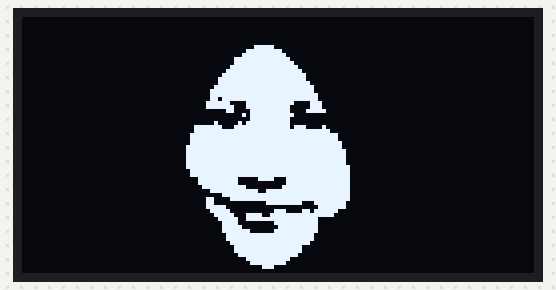
Recording of a sketch running on a simulated Arduino Uno, built with avr-gcc and run on an emulated ATmega328P. Shown: 128×64 one-colour display.

Above: at 2.1 s.
At 5.1 s:
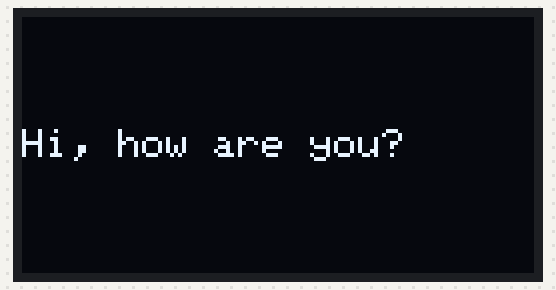
At 10.4 s:
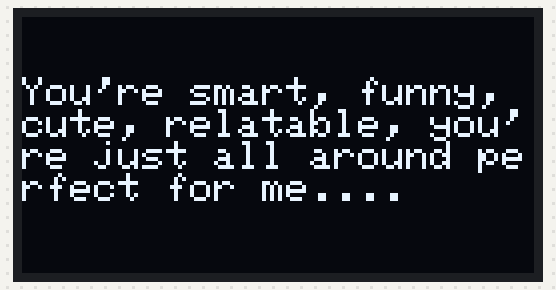
At 18.3 s:
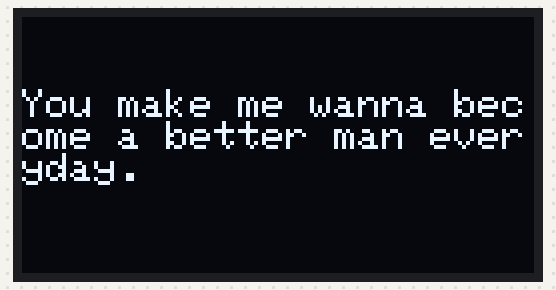
At 26.3 s:
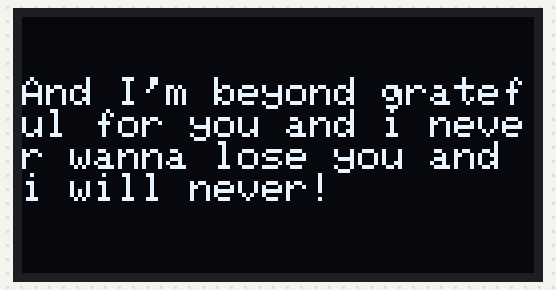
At 35.4 s:
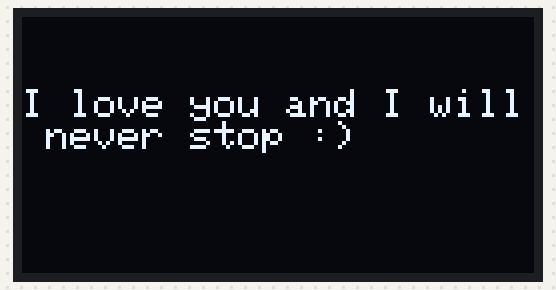

Measured:
- what the display in image 0 shows lasts 3.0 s, from 2.1 s to 5.1 s
- what the display in image 1 shows lasts 2.4 s, from 5.1 s to 7.5 s
- what the display in image 2 shows lasts 4.8 s, from 10.4 s to 15.2 s
- what the display in image 3 shows lasts 4.1 s, from 18.2 s to 22.3 s
- what the display in image 4 shows lasts 5.0 s, from 26.3 s to 31.3 s

The sketch:

eci.ino
```cpp
#include <SPI.h>
#include <Wire.h>
#include <Adafruit_GFX.h>
#include <Adafruit_SSD1306.h>
#define SCREEN_WIDTH 128
#define SCREEN_HEIGHT 64
Adafruit_SSD1306 display(SCREEN_WIDTH, SCREEN_HEIGHT, &Wire, -1);

// Bitmap of Eci Image
const unsigned char Eci[] PROGMEM = {
  // 'Snipaste_2022-03-01_15-49-03, 128x64px
  0x00, 0x00, 0x00, 0x00, 0x00, 0x00, 0x00, 0x00, 0x00, 0x00, 0x00, 0x00, 0x00, 0x00, 0x00, 0x00,
  0x00, 0x00, 0x00, 0x00, 0x00, 0x00, 0x00, 0x00, 0x00, 0x00, 0x00, 0x00, 0x00, 0x00, 0x00, 0x00,
  0x00, 0x00, 0x00, 0x00, 0x00, 0x00, 0x00, 0x00, 0x00, 0x00, 0x00, 0x00, 0x00, 0x00, 0x00, 0x00,
  0x00, 0x00, 0x00, 0x00, 0x00, 0x00, 0x00, 0x00, 0x00, 0x00, 0x00, 0x00, 0x00, 0x00, 0x00, 0x00,
  0x00, 0x00, 0x00, 0x00, 0x00, 0x00, 0x00, 0x00, 0x00, 0x00, 0x00, 0x00, 0x00, 0x00, 0x00, 0x00,
  0x00, 0x00, 0x00, 0x00, 0x00, 0x00, 0x00, 0x00, 0x00, 0x00, 0x00, 0x00, 0x00, 0x00, 0x00, 0x00,
  0x00, 0x00, 0x00, 0x00, 0x00, 0x00, 0x00, 0x00, 0x00, 0x00, 0x00, 0x00, 0x00, 0x00, 0x00, 0x00,
  0x00, 0x00, 0x00, 0x00, 0x00, 0x00, 0x00, 0x3e, 0x00, 0x00, 0x00, 0x00, 0x00, 0x00, 0x00, 0x00,
  0x00, 0x00, 0x00, 0x00, 0x00, 0x00, 0x00, 0xff, 0x80, 0x00, 0x00, 0x00, 0x00, 0x00, 0x00, 0x00,
  0x00, 0x00, 0x00, 0x00, 0x00, 0x00, 0x01, 0xff, 0xc0, 0x00, 0x00, 0x00, 0x00, 0x00, 0x00, 0x00,
  0x00, 0x00, 0x00, 0x00, 0x00, 0x00, 0x07, 0xff, 0xe0, 0x00, 0x00, 0x00, 0x00, 0x00, 0x00, 0x00,
  0x00, 0x00, 0x00, 0x00, 0x00, 0x00, 0x07, 0xff, 0xf0, 0x00, 0x00, 0x00, 0x00, 0x00, 0x00, 0x00,
  0x00, 0x00, 0x00, 0x00, 0x00, 0x00, 0x0f, 0xff, 0xf8, 0x00, 0x00, 0x00, 0x00, 0x00, 0x00, 0x00,
  0x00, 0x00, 0x00, 0x00, 0x00, 0x00, 0x1f, 0xff, 0xfc, 0x00, 0x00, 0x00, 0x00, 0x00, 0x00, 0x00,
  0x00, 0x00, 0x00, 0x00, 0x00, 0x00, 0x3f, 0xff, 0xfe, 0x00, 0x00, 0x00, 0x00, 0x00, 0x00, 0x00,
  0x00, 0x00, 0x00, 0x00, 0x00, 0x00, 0x7f, 0xff, 0xfe, 0x00, 0x00, 0x00, 0x00, 0x00, 0x00, 0x00,
  0x00, 0x00, 0x00, 0x00, 0x00, 0x00, 0x7f, 0xff, 0xff, 0x00, 0x00, 0x00, 0x00, 0x00, 0x00, 0x00,
  0x00, 0x00, 0x00, 0x00, 0x00, 0x00, 0xff, 0xff, 0xff, 0x80, 0x00, 0x00, 0x00, 0x00, 0x00, 0x00,
  0x00, 0x00, 0x00, 0x00, 0x00, 0x01, 0xff, 0xff, 0xff, 0x80, 0x00, 0x00, 0x00, 0x00, 0x00, 0x00,
  0x00, 0x00, 0x00, 0x00, 0x00, 0x01, 0xff, 0xff, 0xff, 0xc0, 0x00, 0x00, 0x00, 0x00, 0x00, 0x00,
  0x00, 0x00, 0x00, 0x00, 0x00, 0x01, 0xbf, 0xff, 0xff, 0xc0, 0x00, 0x00, 0x00, 0x00, 0x00, 0x00,
  0x00, 0x00, 0x00, 0x00, 0x00, 0x03, 0xf0, 0xff, 0xf0, 0xe0, 0x00, 0x00, 0x00, 0x00, 0x00, 0x00,
  0x00, 0x00, 0x00, 0x00, 0x00, 0x03, 0xf8, 0xff, 0xe0, 0xe0, 0x00, 0x00, 0x00, 0x00, 0x00, 0x00,
  0x00, 0x00, 0x00, 0x00, 0x00, 0x00, 0x18, 0x7f, 0xe1, 0xf0, 0x00, 0x00, 0x00, 0x00, 0x00, 0x00,
  0x00, 0x00, 0x00, 0x00, 0x00, 0x00, 0x01, 0x7f, 0xf0, 0x00, 0x00, 0x00, 0x00, 0x00, 0x00, 0x00,
  0x00, 0x00, 0x00, 0x00, 0x00, 0x00, 0x00, 0x7f, 0xe0, 0x00, 0x00, 0x00, 0x00, 0x00, 0x00, 0x00,
  0x00, 0x00, 0x00, 0x00, 0x00, 0x00, 0x82, 0xff, 0xe0, 0x00, 0x00, 0x00, 0x00, 0x00, 0x00, 0x00,
  0x00, 0x00, 0x00, 0x00, 0x00, 0x1f, 0xc7, 0xff, 0xee, 0x10, 0x00, 0x00, 0x00, 0x00, 0x00, 0x00,
  0x00, 0x00, 0x00, 0x00, 0x00, 0x1f, 0xff, 0xff, 0xff, 0xf8, 0x00, 0x00, 0x00, 0x00, 0x00, 0x00,
  0x00, 0x00, 0x00, 0x00, 0x00, 0x3f, 0xff, 0xff, 0xff, 0xfe, 0x00, 0x00, 0x00, 0x00, 0x00, 0x00,
  0x00, 0x00, 0x00, 0x00, 0x00, 0x3f, 0xff, 0xff, 0xff, 0xfe, 0x00, 0x00, 0x00, 0x00, 0x00, 0x00,
  0x00, 0x00, 0x00, 0x00, 0x00, 0x3f, 0xff, 0xff, 0xff, 0xff, 0x00, 0x00, 0x00, 0x00, 0x00, 0x00,
  0x00, 0x00, 0x00, 0x00, 0x00, 0x7f, 0xff, 0xff, 0xff, 0xff, 0x00, 0x00, 0x00, 0x00, 0x00, 0x00,
  0x00, 0x00, 0x00, 0x00, 0x00, 0x7f, 0xff, 0xff, 0xff, 0xff, 0x80, 0x00, 0x00, 0x00, 0x00, 0x00,
  0x00, 0x00, 0x00, 0x00, 0x00, 0x7f, 0xff, 0xff, 0xff, 0xff, 0x80, 0x00, 0x00, 0x00, 0x00, 0x00,
  0x00, 0x00, 0x00, 0x00, 0x00, 0x7f, 0xff, 0xff, 0xff, 0xff, 0x80, 0x00, 0x00, 0x00, 0x00, 0x00,
  0x00, 0x00, 0x00, 0x00, 0x00, 0x7f, 0xff, 0xff, 0xff, 0xff, 0x80, 0x00, 0x00, 0x00, 0x00, 0x00,
  0x00, 0x00, 0x00, 0x00, 0x00, 0x7f, 0xff, 0xff, 0xff, 0xff, 0xc0, 0x00, 0x00, 0x00, 0x00, 0x00,
  0x00, 0x00, 0x00, 0x00, 0x00, 0x3f, 0xff, 0xff, 0xff, 0xff, 0xc0, 0x00, 0x00, 0x00, 0x00, 0x00,
  0x00, 0x00, 0x00, 0x00, 0x00, 0x3f, 0xff, 0xff, 0xff, 0xff, 0xc0, 0x00, 0x00, 0x00, 0x00, 0x00,
  0x00, 0x00, 0x00, 0x00, 0x00, 0x0f, 0xfc, 0x1e, 0x3f, 0xff, 0xc0, 0x00, 0x00, 0x00, 0x00, 0x00,
  0x00, 0x00, 0x00, 0x00, 0x00, 0x0f, 0xfc, 0x00, 0x3f, 0xff, 0xc0, 0x00, 0x00, 0x00, 0x00, 0x00,
  0x00, 0x00, 0x00, 0x00, 0x00, 0x07, 0xff, 0x00, 0x7f, 0xff, 0xc0, 0x00, 0x00, 0x00, 0x00, 0x00,
  0x00, 0x00, 0x00, 0x00, 0x00, 0x01, 0xff, 0xe7, 0xff, 0xff, 0xc0, 0x00, 0x00, 0x00, 0x00, 0x00,
  0x00, 0x00, 0x00, 0x00, 0x00, 0x00, 0x3f, 0xff, 0xff, 0xff, 0xc0, 0x00, 0x00, 0x00, 0x00, 0x00,
  0x00, 0x00, 0x00, 0x00, 0x00, 0x03, 0x0f, 0xff, 0xff, 0xff, 0xc0, 0x00, 0x00, 0x00, 0x00, 0x00,
  0x00, 0x00, 0x00, 0x00, 0x00, 0x03, 0x00, 0x07, 0xfc, 0x7f, 0x80, 0x00, 0x00, 0x00, 0x00, 0x00,
  0x00, 0x00, 0x00, 0x00, 0x00, 0x03, 0xe0, 0x00, 0x00, 0x3f, 0x80, 0x00, 0x00, 0x00, 0x00, 0x00,
  0x00, 0x00, 0x00, 0x00, 0x00, 0x01, 0xf0, 0x01, 0xc3, 0x7e, 0x00, 0x00, 0x00, 0x00, 0x00, 0x00,
  0x00, 0x00, 0x00, 0x00, 0x00, 0x00, 0xf8, 0xf3, 0xff, 0xfc, 0x00, 0x00, 0x00, 0x00, 0x00, 0x00,
  0x00, 0x00, 0x00, 0x00, 0x00, 0x00, 0x7c, 0xff, 0xff, 0xc0, 0x00, 0x00, 0x00, 0x00, 0x00, 0x00,
  0x00, 0x00, 0x00, 0x00, 0x00, 0x00, 0x3c, 0x01, 0xff, 0xc0, 0x00, 0x00, 0x00, 0x00, 0x00, 0x00,
  0x00, 0x00, 0x00, 0x00, 0x00, 0x00, 0x3e, 0x00, 0xff, 0xc0, 0x00, 0x00, 0x00, 0x00, 0x00, 0x00,
  0x00, 0x00, 0x00, 0x00, 0x00, 0x00, 0x3f, 0x81, 0xff, 0xc0, 0x00, 0x00, 0x00, 0x00, 0x00, 0x00,
  0x00, 0x00, 0x00, 0x00, 0x00, 0x00, 0x1f, 0xff, 0xff, 0x80, 0x00, 0x00, 0x00, 0x00, 0x00, 0x00,
  0x00, 0x00, 0x00, 0x00, 0x00, 0x00, 0x1f, 0xff, 0xff, 0x80, 0x00, 0x00, 0x00, 0x00, 0x00, 0x00,
  0x00, 0x00, 0x00, 0x00, 0x00, 0x00, 0x0f, 0xff, 0xff, 0x00, 0x00, 0x00, 0x00, 0x00, 0x00, 0x00,
  0x00, 0x00, 0x00, 0x00, 0x00, 0x00, 0x07, 0xff, 0xfc, 0x00, 0x00, 0x00, 0x00, 0x00, 0x00, 0x00,
  0x00, 0x00, 0x00, 0x00, 0x00, 0x00, 0x07, 0xff, 0xfc, 0x00, 0x00, 0x00, 0x00, 0x00, 0x00, 0x00,
  0x00, 0x00, 0x00, 0x00, 0x00, 0x00, 0x03, 0xff, 0xf8, 0x00, 0x00, 0x00, 0x00, 0x00, 0x00, 0x00,
  0x00, 0x00, 0x00, 0x00, 0x00, 0x00, 0x00, 0xff, 0xe0, 0x00, 0x00, 0x00, 0x00, 0x00, 0x00, 0x00,
  0x00, 0x00, 0x00, 0x00, 0x00, 0x00, 0x00, 0x7f, 0xc0, 0x00, 0x00, 0x00, 0x00, 0x00, 0x00, 0x00,
  0x00, 0x00, 0x00, 0x00, 0x00, 0x00, 0x00, 0x0e, 0x00, 0x00, 0x00, 0x00, 0x00, 0x00, 0x00, 0x00,
  0x00, 0x00, 0x00, 0x00, 0x00, 0x00, 0x00, 0x00, 0x00, 0x00, 0x00, 0x00, 0x00, 0x00, 0x00, 0x00
};

// Bitmap of EciAndMe Image
const unsigned char EciAndMe[] PROGMEM = {
  0x00, 0x00, 0x00, 0x00, 0x00, 0x00, 0x00, 0x00, 0x00, 0x00, 0x00, 0x00, 0x00, 0x00, 0x00, 0x00,
  0x00, 0x00, 0x00, 0x00, 0x00, 0x00, 0x00, 0x00, 0x00, 0x00, 0x00, 0x00, 0x00, 0x00, 0x00, 0x00,
  0x00, 0x00, 0x00, 0x00, 0x00, 0x00, 0x00, 0x00, 0x00, 0x00, 0x00, 0x00, 0x00, 0x00, 0x00, 0x00,
  0x00, 0x00, 0x00, 0x00, 0x00, 0x00, 0x00, 0x00, 0x00, 0x00, 0x80, 0x00, 0x00, 0x00, 0x00, 0x00,
  0x00, 0x00, 0x00, 0x00, 0x00, 0x00, 0x00, 0x00, 0x00, 0x80, 0x00, 0x00, 0x00, 0x00, 0x00, 0x00,
  0x00, 0x00, 0x00, 0x00, 0x00, 0x00, 0x00, 0x00, 0x00, 0x00, 0x00, 0x00, 0x00, 0x00, 0x00, 0x00,
  0x00, 0x00, 0x00, 0x00, 0x00, 0x00, 0x00, 0x00, 0x00, 0x00, 0x00, 0x00, 0x00, 0x00, 0x00, 0x00,
  0x00, 0x00, 0x00, 0x00, 0x00, 0x03, 0x00, 0x00, 0x00, 0x00, 0x00, 0x00, 0x00, 0x00, 0x00, 0x00,
  0x00, 0x00, 0x00, 0x00, 0x00, 0x00, 0x00, 0x00, 0x00, 0x00, 0x00, 0x00, 0x00, 0x00, 0x00, 0x00,
  0x00, 0x00, 0x00, 0x00, 0x01, 0x00, 0x00, 0x00, 0x00, 0x00, 0x00, 0x00, 0x00, 0x00, 0x00, 0x00,
  0x00, 0x00, 0x00, 0x00, 0x04, 0x00, 0x00, 0x00, 0x00, 0x00, 0x00, 0x00, 0x00, 0x00, 0x00, 0x00,
  0x00, 0x00, 0x00, 0x00, 0x00, 0x00, 0x00, 0x00, 0x00, 0x00, 0x00, 0x00, 0x00, 0x00, 0x00, 0x00,
  0x00, 0x00, 0x00, 0x00, 0x00, 0x00, 0x00, 0x00, 0x00, 0x00, 0x00, 0x00, 0x00, 0x00, 0x00, 0x00,
  0x00, 0x00, 0x00, 0x00, 0x00, 0x00, 0x00, 0x00, 0x00, 0x00, 0x00, 0x00, 0x00, 0x00, 0x00, 0x00,
  0x00, 0x00, 0x00, 0x00, 0x00, 0x00, 0x00, 0x00, 0x00, 0x00, 0x00, 0x00, 0x00, 0x00, 0x00, 0x00,
  0x00, 0x00, 0x00, 0x01, 0x00, 0x00, 0x00, 0x00, 0x00, 0x00, 0x00, 0x00, 0x00, 0x00, 0x00, 0x00,
  0x00, 0x00, 0x00, 0x00, 0x00, 0x00, 0x00, 0x00, 0x00, 0x00, 0x00, 0x00, 0x00, 0x00, 0x00, 0x00,
  0x00, 0x00, 0x00, 0x00, 0x00, 0x00, 0x02, 0xf0, 0x00, 0x00, 0x00, 0x00, 0x00, 0x00, 0x00, 0x00,
  0x00, 0x00, 0x00, 0x00, 0x00, 0x00, 0x03, 0xfc, 0x00, 0x04, 0x00, 0x00, 0xe0, 0x00, 0x00, 0x00,
  0x00, 0x00, 0x00, 0x00, 0x00, 0x00, 0x07, 0xfe, 0x00, 0x0f, 0xc0, 0x0f, 0xf0, 0x00, 0x00, 0x00,
  0x00, 0x00, 0x00, 0x00, 0x00, 0x00, 0x0f, 0xff, 0x00, 0x0f, 0xf0, 0x1f, 0xf0, 0x00, 0x00, 0x00,
  0x00, 0x00, 0x00, 0x00, 0x00, 0x00, 0x1f, 0xff, 0x00, 0x1f, 0xff, 0x3f, 0xf0, 0x00, 0x00, 0x00,
  0x00, 0x00, 0x00, 0x00, 0x00, 0x00, 0x1f, 0xff, 0x80, 0x1f, 0xff, 0xff, 0xf0, 0x00, 0x00, 0x00,
  0x00, 0x00, 0x00, 0x00, 0x00, 0x00, 0x3f, 0xff, 0x80, 0x1f, 0xff, 0xff, 0xf0, 0x00, 0x00, 0x00,
  0x00, 0x00, 0x00, 0x00, 0x00, 0x00, 0x7f, 0xff, 0x80, 0x3f, 0xff, 0xff, 0xf0, 0x00, 0x00, 0x00,
  0x00, 0x00, 0x00, 0x00, 0x00, 0x00, 0x7f, 0xff, 0xc0, 0x3f, 0xff, 0xff, 0xf0, 0x00, 0x00, 0x00,
  0x00, 0x00, 0x00, 0x00, 0x00, 0x00, 0xff, 0xff, 0xc0, 0x1f, 0xff, 0xff, 0xf0, 0x00, 0x00, 0x00,
  0x00, 0x00, 0x00, 0x00, 0x00, 0x00, 0xbf, 0xff, 0xe0, 0x3f, 0xff, 0xff, 0xf8, 0x00, 0x00, 0x00,
  0x00, 0x00, 0x00, 0x00, 0x00, 0x01, 0xf7, 0xff, 0xe0, 0x3f, 0xff, 0xff, 0xf8, 0x00, 0x00, 0x00,
  0x00, 0x00, 0x00, 0x00, 0x00, 0x03, 0xff, 0xfe, 0x00, 0x1f, 0xff, 0xff, 0xf8, 0x00, 0x00, 0x00,
  0x00, 0x00, 0x00, 0x00, 0x00, 0x02, 0xff, 0xfc, 0x00, 0x07, 0xff, 0xe0, 0xb9, 0x00, 0x00, 0x00,
  0x00, 0x00, 0x00, 0x00, 0x00, 0x00, 0x03, 0xff, 0xe0, 0x00, 0xff, 0x80, 0x39, 0x00, 0x00, 0x00,
  0x00, 0x00, 0x00, 0x00, 0x00, 0x00, 0x1b, 0xff, 0x40, 0x00, 0x3e, 0x00, 0x1b, 0x00, 0x00, 0x00,
  0x00, 0x00, 0x00, 0x00, 0x00, 0x01, 0x1b, 0xfc, 0x40, 0x00, 0x08, 0x03, 0xfb, 0x00, 0x00, 0x00,
  0x00, 0x00, 0x00, 0x00, 0x00, 0x0f, 0xff, 0xfc, 0x40, 0x00, 0x1c, 0x20, 0x3b, 0x00, 0x00, 0x00,
  0x00, 0x00, 0x00, 0x00, 0x00, 0x1f, 0xff, 0xfc, 0x40, 0x00, 0x1c, 0x22, 0x7e, 0x00, 0x00, 0x00,
  0x00, 0x00, 0x00, 0x00, 0x00, 0x1f, 0xff, 0xff, 0x60, 0x20, 0x1f, 0x3f, 0xfe, 0x00, 0x00, 0x00,
  0x00, 0x00, 0x00, 0x00, 0x00, 0x3f, 0xff, 0xff, 0xf0, 0x00, 0xbf, 0x9f, 0xfe, 0x00, 0x00, 0x00,
  0x00, 0x00, 0x00, 0x00, 0x00, 0x3f, 0xff, 0xff, 0xf0, 0x01, 0xbf, 0xff, 0xfc, 0x00, 0x00, 0x00,
  0x00, 0x00, 0x00, 0x00, 0x00, 0x3f, 0xff, 0xff, 0xf8, 0xff, 0xff, 0xff, 0xfc, 0x00, 0x00, 0x00,
  0x00, 0x00, 0x00, 0x00, 0x00, 0x7f, 0xff, 0xff, 0xf8, 0xff, 0xff, 0xff, 0xf8, 0x00, 0x00, 0x00,
  0x00, 0x00, 0x00, 0x00, 0x00, 0x7f, 0xff, 0xff, 0xf8, 0xff, 0xff, 0xff, 0xf0, 0x00, 0x00, 0x00,
  0x00, 0x00, 0x00, 0x00, 0x00, 0x7f, 0xff, 0xff, 0xf8, 0xfe, 0xff, 0xff, 0xf0, 0x00, 0x00, 0x00,
  0x00, 0x00, 0x00, 0x00, 0x00, 0x7f, 0xff, 0xff, 0xf8, 0x7e, 0xff, 0xff, 0xe0, 0x00, 0x00, 0x00,
  0x00, 0x00, 0x00, 0x00, 0x00, 0x7f, 0xff, 0x09, 0xf0, 0x3f, 0xff, 0xff, 0xc0, 0x00, 0x00, 0x00,
  0x00, 0x00, 0x00, 0x00, 0x00, 0xff, 0xff, 0xfb, 0xf0, 0x3f, 0xff, 0xff, 0x80, 0x00, 0x00, 0x00,
  0x00, 0x00, 0x00, 0x00, 0x00, 0xff, 0xff, 0xff, 0xf0, 0x3e, 0x1e, 0xff, 0xc0, 0x00, 0x00, 0x00,
  0x00, 0x00, 0x00, 0x00, 0x00, 0xff, 0xff, 0xff, 0xe0, 0x07, 0x07, 0xfe, 0x00, 0x00, 0x00, 0x00,
  0x00, 0x00, 0x00, 0x00, 0x00, 0xff, 0xff, 0xff, 0xc0, 0x07, 0x83, 0xfc, 0x00, 0x00, 0x00, 0x00,
  0x00, 0x00, 0x00, 0x00, 0x00, 0xff, 0xff, 0xff, 0xc0, 0x00, 0xff, 0xfe, 0x00, 0x00, 0x00, 0x00,
  0x00, 0x00, 0x00, 0x00, 0x00, 0xff, 0xf8, 0x4f, 0x80, 0x01, 0x9f, 0xfc, 0x00, 0x00, 0x00, 0x00,
  0x00, 0x00, 0x00, 0x00, 0x01, 0xff, 0xf8, 0x0f, 0x80, 0x00, 0x00, 0xb8, 0x00, 0x00, 0x00, 0x00,
  0x00, 0x00, 0x00, 0x00, 0x01, 0xff, 0xff, 0x81, 0x00, 0x00, 0x00, 0x00, 0x00, 0x00, 0x00, 0x00,
  0x00, 0x00, 0x00, 0x00, 0x01, 0xff, 0xff, 0xf6, 0x00, 0x01, 0x80, 0x30, 0x00, 0x00, 0x00, 0x00,
  0x00, 0x00, 0x00, 0x00, 0x01, 0xff, 0xf7, 0xe4, 0x00, 0x00, 0x00, 0xf0, 0x00, 0x00, 0x00, 0x00,
  0x00, 0x20, 0x00, 0x00, 0x01, 0xff, 0xf4, 0x08, 0x00, 0x00, 0x00, 0xe0, 0x00, 0x00, 0x00, 0x00,
  0x05, 0xa8, 0x00, 0x00, 0x00, 0xff, 0xf8, 0x18, 0x00, 0x00, 0x02, 0x00, 0x00, 0x00, 0x00, 0x00,
  0x0f, 0xea, 0x00, 0x00, 0x00, 0x7f, 0xf0, 0x38, 0x00, 0x00, 0x00, 0x40, 0x00, 0x00, 0x00, 0x00,
  0x3f, 0xfb, 0x00, 0x00, 0x00, 0x3f, 0xf0, 0xf0, 0x00, 0x00, 0x02, 0x00, 0x00, 0x00, 0x00, 0x00,
  0xff, 0xfd, 0x00, 0x00, 0x00, 0x1f, 0xff, 0xe0, 0x00, 0x00, 0x28, 0x01, 0x00, 0x00, 0x00, 0x00,
  0xff, 0xff, 0x00, 0x00, 0x00, 0x0f, 0xff, 0xe0, 0x00, 0x00, 0x00, 0x03, 0x80, 0x00, 0x00, 0x00,
  0xff, 0xfc, 0xc0, 0x00, 0x00, 0x07, 0xff, 0xe0, 0x00, 0x01, 0xbc, 0x07, 0x80, 0x00, 0x00, 0x00,
  0xff, 0xff, 0xc0, 0x00, 0x00, 0x03, 0xff, 0x80, 0x00, 0x17, 0xff, 0x9f, 0x00, 0x00, 0x00, 0x00,
  0xff, 0xff, 0xe0, 0x00, 0x00, 0x00, 0x7f, 0x00, 0x00, 0x5d, 0xff, 0xfe, 0x00, 0x00, 0x00, 0x00
};

void setup() {
  Serial.begin(115200);

  if(!display.begin(SSD1306_SWITCHCAPVCC, 0x3C)) {
    Serial.println(F("SSD1306 allocation failed"));
    for(;;);
  }

  delay(2000); // Pause for 2 seconds

  // Clear the buffer.
  display.clearDisplay();

  //draw it!
  display.setTextSize(1);
  display.setTextColor(WHITE);
  display.drawBitmap(0,0,Eci, 128,64,1);
  display.display();
  delay(3000);
  display.clearDisplay();
  display.setCursor(0,28);
  display.println("Hi, how are you?");
  display.display();
  delay(2400);
  display.clearDisplay();
  display.setCursor(0,18);
  display.println("Just to start things off, you're the best!");
  display.display();
  delay(2800);
  display.clearDisplay();
  display.setCursor(0,15);
  display.println("You're smart, funny, cute, relatable, you're just all around perfect for me....");
  display.display();
  delay(4800);
  display.clearDisplay();
  display.setCursor(0,18);
  display.println("You're my whole heartthough.");
  display.display();
  delay(3000);
  display.clearDisplay();
  display.setCursor(0,18);
  display.println("You make me wanna become a better man everyday.");
  display.display();
  delay(4000);
  display.clearDisplay();
  display.setCursor(0,18);
  display.println("You're my motivation, my everything, and even more!");
  display.display();
  delay(4000);
  display.clearDisplay();
  display.setCursor(0,15);
  display.println("And I'm beyond grateful for you and i never wanna lose you and i will never!");
  display.display();
  delay(5000);
  display.clearDisplay();
  display.setCursor(0,18);
  display.println("Cuz you're my best gf ever");
  display.display();
  delay(4000);
  display.clearDisplay();
  display.setCursor(0,18);
  display.println("I love you and I will never stop :)");
  display.display();
  delay(4000);
  display.clearDisplay();
  display.drawBitmap(0,0,EciAndMe, 128,64,1);
  display.display();
  delay(3000);
  display.clearDisplay();
}

void loop() {
}
```
